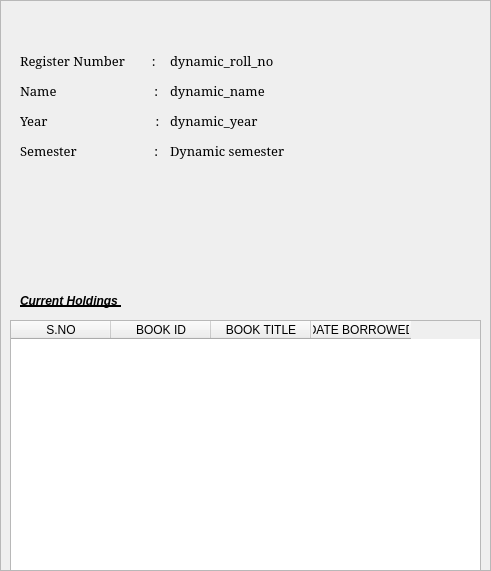
       <widget class="QFrame" name="frame">
        <property name="geometry">
         <rect>
          <x>620</x>
          <y>20</y>
          <width>491</width>
          <height>571</height>
         </rect>
        </property>
        <property name="frameShape">
         <enum>QFrame::StyledPanel</enum>
        </property>
        <property name="frameShadow">
         <enum>QFrame::Raised</enum>
        </property>
        <widget class="QLabel" name="i_name_d">
         <property name="geometry">
          <rect>
           <x>170</x>
           <y>80</y>
           <width>151</width>
           <height>21</height>
          </rect>
         </property>
         <property name="font">
          <font>
           <family>Constantia</family>
           <pointsize>10</pointsize>
          </font>
         </property>
         <property name="text">
          <string>dynamic_name</string>
         </property>
        </widget>
        <widget class="QLabel" name="i_semester_d">
         <property name="geometry">
          <rect>
           <x>170</x>
           <y>140</y>
           <width>151</width>
           <height>21</height>
          </rect>
         </property>
         <property name="font">
          <font>
           <family>Constantia</family>
           <pointsize>10</pointsize>
          </font>
         </property>
         <property name="text">
          <string>Dynamic semester</string>
         </property>
        </widget>
        <widget class="QLabel" name="i_year_d">
         <property name="geometry">
          <rect>
           <x>170</x>
           <y>110</y>
           <width>151</width>
           <height>21</height>
          </rect>
         </property>
         <property name="font">
          <font>
           <family>Constantia</family>
           <pointsize>10</pointsize>
          </font>
         </property>
         <property name="text">
          <string>dynamic_year</string>
         </property>
        </widget>
        <widget class="QLabel" name="i_detail_year_label">
         <property name="geometry">
          <rect>
           <x>20</x>
           <y>110</y>
           <width>141</width>
           <height>21</height>
          </rect>
         </property>
         <property name="font">
          <font>
           <family>Constantia</family>
           <pointsize>10</pointsize>
          </font>
         </property>
         <property name="text">
          <string>Year                                :</string>
         </property>
        </widget>
        <widget class="QLabel" name="i_detail_name_label">
         <property name="geometry">
          <rect>
           <x>20</x>
           <y>80</y>
           <width>141</width>
           <height>21</height>
          </rect>
         </property>
         <property name="font">
          <font>
           <family>Constantia</family>
           <pointsize>10</pointsize>
          </font>
         </property>
         <property name="text">
          <string>Name                             :</string>
         </property>
        </widget>
        <widget class="QTableWidget" name="mem_return_table">
         <property name="geometry">
          <rect>
           <x>10</x>
           <y>320</y>
           <width>471</width>
           <height>251</height>
          </rect>
         </property>
         <column>
          <property name="text">
           <string>S.NO</string>
          </property>
         </column>
         <column>
          <property name="text">
           <string>BOOK ID</string>
          </property>
         </column>
         <column>
          <property name="text">
           <string>BOOK TITLE</string>
          </property>
         </column>
         <column>
          <property name="text">
           <string>DATE BORROWED</string>
          </property>
         </column>
        </widget>
        <widget class="QLabel" name="i_roll_no_d">
         <property name="geometry">
          <rect>
           <x>170</x>
           <y>50</y>
           <width>151</width>
           <height>21</height>
          </rect>
         </property>
         <property name="font">
          <font>
           <family>Constantia</family>
           <pointsize>10</pointsize>
          </font>
         </property>
         <property name="text">
          <string>dynamic_roll_no</string>
         </property>
        </widget>
        <widget class="QLabel" name="i_reg_no_detail_label">
         <property name="geometry">
          <rect>
           <x>20</x>
           <y>50</y>
           <width>141</width>
           <height>21</height>
          </rect>
         </property>
         <property name="font">
          <font>
           <family>Constantia</family>
           <pointsize>10</pointsize>
          </font>
         </property>
         <property name="text">
          <string>Register Number        :</string>
         </property>
        </widget>
        <widget class="QLabel" name="i_detail_sem_label">
         <property name="geometry">
          <rect>
           <x>20</x>
           <y>140</y>
           <width>141</width>
           <height>21</height>
          </rect>
         </property>
         <property name="font">
          <font>
           <family>Constantia</family>
           <pointsize>10</pointsize>
          </font>
         </property>
         <property name="text">
          <string>Semester                       :</string>
         </property>
        </widget>
        <widget class="QLabel" name="label_2">
         <property name="geometry">
          <rect>
           <x>20</x>
           <y>290</y>
           <width>141</width>
           <height>21</height>
          </rect>
         </property>
         <property name="font">
          <font>
           <weight>75</weight>
           <italic>true</italic>
           <bold>true</bold>
           <underline>true</underline>
          </font>
         </property>
         <property name="text">
          <string>Current Holdings </string>
         </property>
        </widget>
       </widget>
